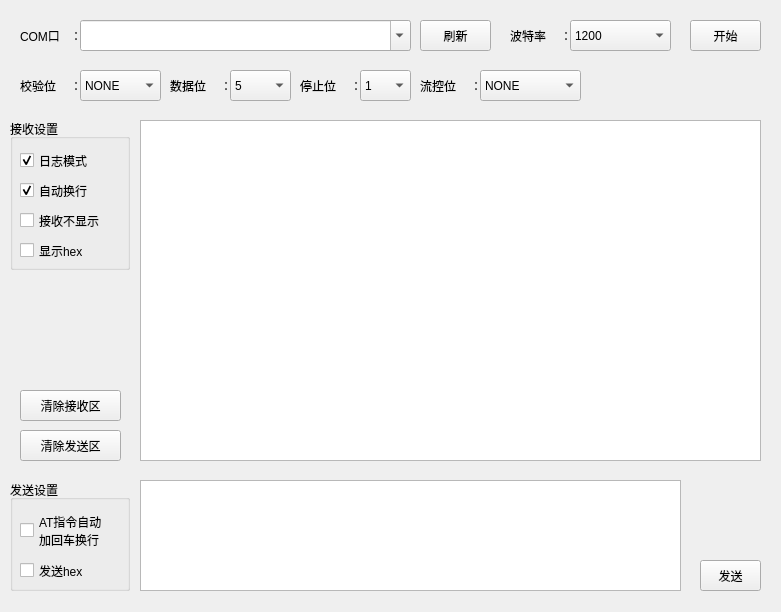
<?xml version="1.0" encoding="UTF-8"?>
<ui version="4.0">
 <class>UartAssist</class>
 <widget class="QWidget" name="UartAssist">
  <property name="geometry">
   <rect>
    <x>0</x>
    <y>0</y>
    <width>781</width>
    <height>612</height>
   </rect>
  </property>
  <property name="windowTitle">
   <string>Form</string>
  </property>
  <widget class="QComboBox" name="com">
   <property name="geometry">
    <rect>
     <x>80</x>
     <y>20</y>
     <width>331</width>
     <height>31</height>
    </rect>
   </property>
   <property name="editable">
    <bool>true</bool>
   </property>
  </widget>
  <widget class="QLabel" name="comlabel">
   <property name="geometry">
    <rect>
     <x>20</x>
     <y>20</y>
     <width>51</width>
     <height>31</height>
    </rect>
   </property>
   <property name="text">
    <string>COM口</string>
   </property>
  </widget>
  <widget class="QLabel" name="baudratelabel">
   <property name="geometry">
    <rect>
     <x>510</x>
     <y>20</y>
     <width>51</width>
     <height>31</height>
    </rect>
   </property>
   <property name="text">
    <string>波特率</string>
   </property>
  </widget>
  <widget class="QComboBox" name="baudrate">
   <property name="geometry">
    <rect>
     <x>570</x>
     <y>20</y>
     <width>101</width>
     <height>31</height>
    </rect>
   </property>
   <property name="currentText">
    <string>115200</string>
   </property>
   <item>
    <property name="text">
     <string>1200</string>
    </property>
   </item>
   <item>
    <property name="text">
     <string>2400</string>
    </property>
   </item>
   <item>
    <property name="text">
     <string>4800</string>
    </property>
   </item>
   <item>
    <property name="text">
     <string>9600</string>
    </property>
   </item>
   <item>
    <property name="text">
     <string>19200</string>
    </property>
   </item>
   <item>
    <property name="text">
     <string>38400</string>
    </property>
   </item>
   <item>
    <property name="text">
     <string>57600</string>
    </property>
   </item>
   <item>
    <property name="text">
     <string>115200</string>
    </property>
   </item>
  </widget>
  <widget class="QLabel" name="paritylabel">
   <property name="geometry">
    <rect>
     <x>20</x>
     <y>70</y>
     <width>51</width>
     <height>31</height>
    </rect>
   </property>
   <property name="text">
    <string>校验位</string>
   </property>
  </widget>
  <widget class="QComboBox" name="parity">
   <property name="geometry">
    <rect>
     <x>80</x>
     <y>70</y>
     <width>81</width>
     <height>31</height>
    </rect>
   </property>
   <item>
    <property name="text">
     <string>NONE</string>
    </property>
   </item>
   <item>
    <property name="text">
     <string>ODD</string>
    </property>
   </item>
   <item>
    <property name="text">
     <string>EVEN</string>
    </property>
   </item>
   <item>
    <property name="text">
     <string>MARK</string>
    </property>
   </item>
   <item>
    <property name="text">
     <string>SPACE</string>
    </property>
   </item>
  </widget>
  <widget class="QLabel" name="databitlabel">
   <property name="geometry">
    <rect>
     <x>170</x>
     <y>70</y>
     <width>51</width>
     <height>31</height>
    </rect>
   </property>
   <property name="text">
    <string>数据位</string>
   </property>
  </widget>
  <widget class="QComboBox" name="databit">
   <property name="geometry">
    <rect>
     <x>230</x>
     <y>70</y>
     <width>61</width>
     <height>31</height>
    </rect>
   </property>
   <property name="currentText">
    <string>8</string>
   </property>
   <item>
    <property name="text">
     <string>5</string>
    </property>
   </item>
   <item>
    <property name="text">
     <string>6</string>
    </property>
   </item>
   <item>
    <property name="text">
     <string>7</string>
    </property>
   </item>
   <item>
    <property name="text">
     <string>8</string>
    </property>
   </item>
  </widget>
  <widget class="QLabel" name="stopbitlabel">
   <property name="geometry">
    <rect>
     <x>300</x>
     <y>70</y>
     <width>51</width>
     <height>31</height>
    </rect>
   </property>
   <property name="text">
    <string>停止位</string>
   </property>
  </widget>
  <widget class="QComboBox" name="stopbit">
   <property name="geometry">
    <rect>
     <x>360</x>
     <y>70</y>
     <width>51</width>
     <height>31</height>
    </rect>
   </property>
   <item>
    <property name="text">
     <string>1</string>
    </property>
   </item>
   <item>
    <property name="text">
     <string>1.5</string>
    </property>
   </item>
   <item>
    <property name="text">
     <string>2</string>
    </property>
   </item>
  </widget>
  <widget class="QPushButton" name="startclose">
   <property name="geometry">
    <rect>
     <x>690</x>
     <y>20</y>
     <width>71</width>
     <height>31</height>
    </rect>
   </property>
   <property name="text">
    <string>开始</string>
   </property>
  </widget>
  <widget class="QCheckBox" name="atnewline">
   <property name="geometry">
    <rect>
     <x>20</x>
     <y>510</y>
     <width>101</width>
     <height>41</height>
    </rect>
   </property>
   <property name="text">
    <string>AT指令自动
加回车换行</string>
   </property>
  </widget>
  <widget class="QCheckBox" name="islogmode">
   <property name="geometry">
    <rect>
     <x>20</x>
     <y>150</y>
     <width>101</width>
     <height>21</height>
    </rect>
   </property>
   <property name="text">
    <string>日志模式</string>
   </property>
   <property name="checked">
    <bool>true</bool>
   </property>
  </widget>
  <widget class="QCheckBox" name="autonewline">
   <property name="geometry">
    <rect>
     <x>20</x>
     <y>180</y>
     <width>101</width>
     <height>21</height>
    </rect>
   </property>
   <property name="text">
    <string>自动换行</string>
   </property>
   <property name="checked">
    <bool>true</bool>
   </property>
  </widget>
  <widget class="QCheckBox" name="receivenoshow">
   <property name="geometry">
    <rect>
     <x>20</x>
     <y>210</y>
     <width>101</width>
     <height>21</height>
    </rect>
   </property>
   <property name="text">
    <string>接收不显示</string>
   </property>
  </widget>
  <widget class="QPushButton" name="refresh">
   <property name="geometry">
    <rect>
     <x>420</x>
     <y>20</y>
     <width>71</width>
     <height>31</height>
    </rect>
   </property>
   <property name="text">
    <string>刷新</string>
   </property>
  </widget>
  <widget class="QLabel" name="flowcontrollabel">
   <property name="geometry">
    <rect>
     <x>420</x>
     <y>70</y>
     <width>51</width>
     <height>31</height>
    </rect>
   </property>
   <property name="text">
    <string>流控位</string>
   </property>
  </widget>
  <widget class="QComboBox" name="flowcontrol">
   <property name="geometry">
    <rect>
     <x>480</x>
     <y>70</y>
     <width>101</width>
     <height>31</height>
    </rect>
   </property>
   <item>
    <property name="text">
     <string>NONE</string>
    </property>
   </item>
   <item>
    <property name="text">
     <string>RTS/CTS</string>
    </property>
   </item>
   <item>
    <property name="text">
     <string>XON/XOFF</string>
    </property>
   </item>
  </widget>
  <widget class="QLabel" name="colon">
   <property name="geometry">
    <rect>
     <x>70</x>
     <y>20</y>
     <width>16</width>
     <height>31</height>
    </rect>
   </property>
   <property name="text">
    <string>：</string>
   </property>
  </widget>
  <widget class="QLabel" name="colon_2">
   <property name="geometry">
    <rect>
     <x>70</x>
     <y>70</y>
     <width>16</width>
     <height>31</height>
    </rect>
   </property>
   <property name="text">
    <string>：</string>
   </property>
  </widget>
  <widget class="QLabel" name="colon_3">
   <property name="geometry">
    <rect>
     <x>220</x>
     <y>70</y>
     <width>16</width>
     <height>31</height>
    </rect>
   </property>
   <property name="text">
    <string>：</string>
   </property>
  </widget>
  <widget class="QLabel" name="colon_4">
   <property name="geometry">
    <rect>
     <x>350</x>
     <y>70</y>
     <width>16</width>
     <height>31</height>
    </rect>
   </property>
   <property name="text">
    <string>：</string>
   </property>
  </widget>
  <widget class="QLabel" name="colon_5">
   <property name="geometry">
    <rect>
     <x>470</x>
     <y>70</y>
     <width>16</width>
     <height>31</height>
    </rect>
   </property>
   <property name="text">
    <string>：</string>
   </property>
  </widget>
  <widget class="QLabel" name="colon_6">
   <property name="geometry">
    <rect>
     <x>560</x>
     <y>20</y>
     <width>16</width>
     <height>31</height>
    </rect>
   </property>
   <property name="text">
    <string>：</string>
   </property>
  </widget>
  <widget class="QTextEdit" name="receiveEdit">
   <property name="geometry">
    <rect>
     <x>140</x>
     <y>120</y>
     <width>621</width>
     <height>341</height>
    </rect>
   </property>
   <property name="readOnly">
    <bool>true</bool>
   </property>
   <property name="placeholderText">
    <string/>
   </property>
  </widget>
  <widget class="QPlainTextEdit" name="sendEdit">
   <property name="geometry">
    <rect>
     <x>140</x>
     <y>480</y>
     <width>541</width>
     <height>111</height>
    </rect>
   </property>
  </widget>
  <widget class="QPushButton" name="send">
   <property name="geometry">
    <rect>
     <x>700</x>
     <y>560</y>
     <width>61</width>
     <height>31</height>
    </rect>
   </property>
   <property name="text">
    <string>发送</string>
   </property>
  </widget>
  <widget class="QPushButton" name="clearsend">
   <property name="geometry">
    <rect>
     <x>20</x>
     <y>430</y>
     <width>101</width>
     <height>31</height>
    </rect>
   </property>
   <property name="text">
    <string>清除发送区</string>
   </property>
  </widget>
  <widget class="QPushButton" name="clearreceive">
   <property name="geometry">
    <rect>
     <x>20</x>
     <y>390</y>
     <width>101</width>
     <height>31</height>
    </rect>
   </property>
   <property name="text">
    <string>清除接收区</string>
   </property>
  </widget>
  <widget class="QCheckBox" name="receiveHex">
   <property name="geometry">
    <rect>
     <x>20</x>
     <y>240</y>
     <width>101</width>
     <height>21</height>
    </rect>
   </property>
   <property name="text">
    <string>显示hex</string>
   </property>
  </widget>
  <widget class="QCheckBox" name="sendHex">
   <property name="geometry">
    <rect>
     <x>20</x>
     <y>560</y>
     <width>101</width>
     <height>21</height>
    </rect>
   </property>
   <property name="text">
    <string>发送hex</string>
   </property>
  </widget>
  <widget class="QGroupBox" name="receivegroup">
   <property name="geometry">
    <rect>
     <x>10</x>
     <y>119</y>
     <width>120</width>
     <height>151</height>
    </rect>
   </property>
   <property name="title">
    <string>接收设置</string>
   </property>
  </widget>
  <widget class="QGroupBox" name="sendgroup">
   <property name="geometry">
    <rect>
     <x>10</x>
     <y>480</y>
     <width>120</width>
     <height>111</height>
    </rect>
   </property>
   <property name="title">
    <string>发送设置</string>
   </property>
  </widget>
  <zorder>sendgroup</zorder>
  <zorder>receivegroup</zorder>
  <zorder>com</zorder>
  <zorder>comlabel</zorder>
  <zorder>baudratelabel</zorder>
  <zorder>baudrate</zorder>
  <zorder>paritylabel</zorder>
  <zorder>parity</zorder>
  <zorder>databitlabel</zorder>
  <zorder>databit</zorder>
  <zorder>stopbitlabel</zorder>
  <zorder>stopbit</zorder>
  <zorder>startclose</zorder>
  <zorder>atnewline</zorder>
  <zorder>islogmode</zorder>
  <zorder>autonewline</zorder>
  <zorder>receivenoshow</zorder>
  <zorder>refresh</zorder>
  <zorder>flowcontrollabel</zorder>
  <zorder>flowcontrol</zorder>
  <zorder>colon</zorder>
  <zorder>colon_2</zorder>
  <zorder>colon_3</zorder>
  <zorder>colon_4</zorder>
  <zorder>colon_5</zorder>
  <zorder>colon_6</zorder>
  <zorder>receiveEdit</zorder>
  <zorder>sendEdit</zorder>
  <zorder>send</zorder>
  <zorder>clearsend</zorder>
  <zorder>clearreceive</zorder>
  <zorder>receiveHex</zorder>
  <zorder>sendHex</zorder>
 </widget>
 <resources/>
 <connections/>
</ui>
